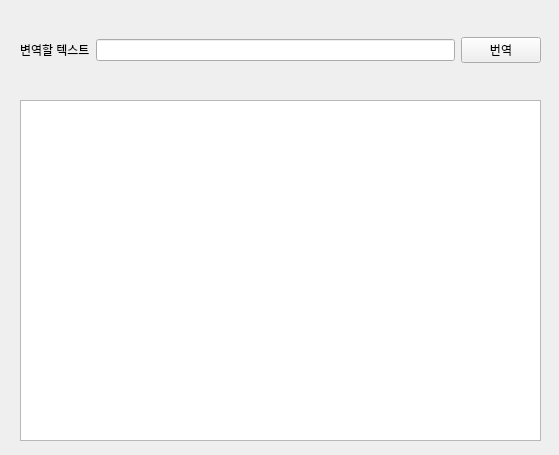
<?xml version="1.0" encoding="UTF-8"?>
<ui version="4.0">
 <class>Form</class>
 <widget class="QWidget" name="Form">
  <property name="geometry">
   <rect>
    <x>0</x>
    <y>0</y>
    <width>559</width>
    <height>455</height>
   </rect>
  </property>
  <property name="windowTitle">
   <string>Form</string>
  </property>
  <widget class="QWidget" name="horizontalLayoutWidget">
   <property name="geometry">
    <rect>
     <x>20</x>
     <y>10</y>
     <width>521</width>
     <height>80</height>
    </rect>
   </property>
   <layout class="QHBoxLayout" name="horizontalLayout">
    <item>
     <widget class="QLabel" name="label">
      <property name="text">
       <string>변역할 텍스트</string>
      </property>
     </widget>
    </item>
    <item>
     <widget class="QLineEdit" name="txtBaseText"/>
    </item>
    <item>
     <widget class="QPushButton" name="btntrans">
      <property name="sizePolicy">
       <sizepolicy hsizetype="Fixed" vsizetype="Fixed">
        <horstretch>0</horstretch>
        <verstretch>0</verstretch>
       </sizepolicy>
      </property>
      <property name="text">
       <string>번역</string>
      </property>
     </widget>
    </item>
   </layout>
  </widget>
  <widget class="QTextBrowser" name="txbResult">
   <property name="geometry">
    <rect>
     <x>20</x>
     <y>100</y>
     <width>521</width>
     <height>341</height>
    </rect>
   </property>
  </widget>
 </widget>
 <resources/>
 <connections/>
</ui>
